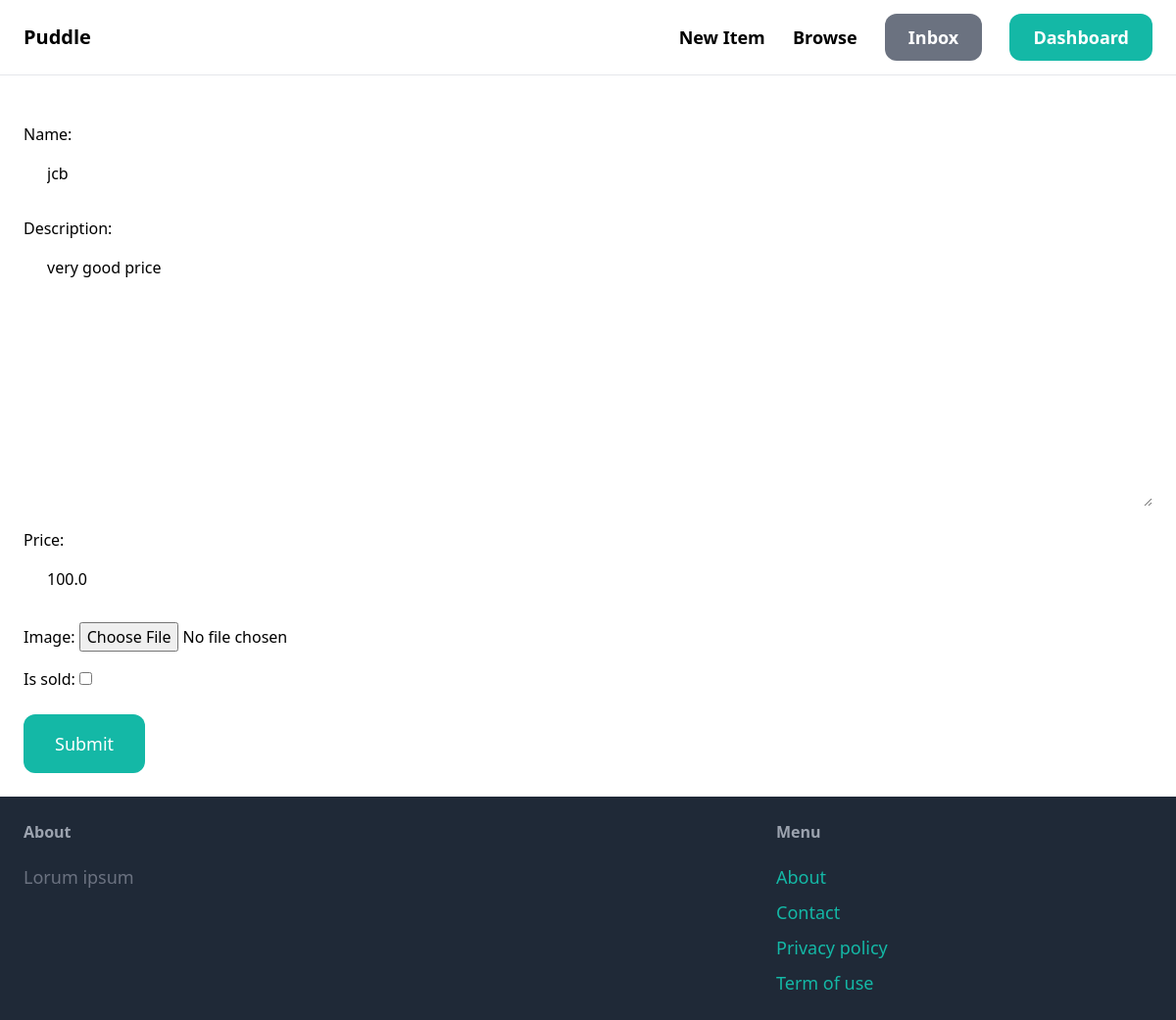
The page /items/1/edit/ (signed in) on the database its author committed.
### items/models.py (models this page shows, shortened)
class Item(models.Model):
    category = models.ForeignKey(Category,related_name='items',on_delete=models.CASCADE)
    name = models.CharField(max_length=255)
    description = models.TextField(blank=True,null=True)
    price = models.FloatField()
    image = models.ImageField(upload_to='item_images',blank=True,null=True)
    is_sold = models.BooleanField(default=False)
    created_by = models.ForeignKey(User,on_delete=models.CASCADE)
    created_at = models.DateTimeField(auto_now_add=True)

### items/views.py (the view)
# urls.py: path('<int:id>/edit/',views.edit,name='edit'),
@login_required
def edit(request,id):
    item = get_object_or_404(Item,id=id,created_by=request.user)
    if request.method=="POST":
        form = EditItemForm(request.POST,request.FILES,instance=item)
        if form.is_valid():
            form.save()
            return redirect('detail',id=item.id)
    else:
        form=EditItemForm(instance=item)
    return render(request,'item/form.html',{'form':form})

### items/forms.py
class EditItemForm(forms.ModelForm):
    class Meta:
        model=Item
        fields = ('name','description','price','image','is_sold')
        widgets = {
        'name':forms.TextInput(attrs={
            'class':INPUT_CLASSES
           }),
        'description':forms.Textarea(attrs={
            'class':INPUT_CLASSES
        }),
        'price':forms.TextInput(attrs ={
            'class':INPUT_CLASSES
        }),
        'image':forms.FileInput(attrs ={
        })
        }

### items/templates/item/form.html (shortened to what this page needs)
{% extends 'base.html' %}
{% block content %}
<form method="post" action="." enctype="multipart/form-data">
    <div class="space-y-4">
        {{form.as_p}}
    </div>
    <button class="mt-6 py-4 px-8 text-lg bg-teal-500 hover:bg-teal-700 rounded-xl text-white">Submit</button>
</form>
{% endblock %}

### rows shown on the page
Item: name "jcb", description "very good price", price "100.0"
